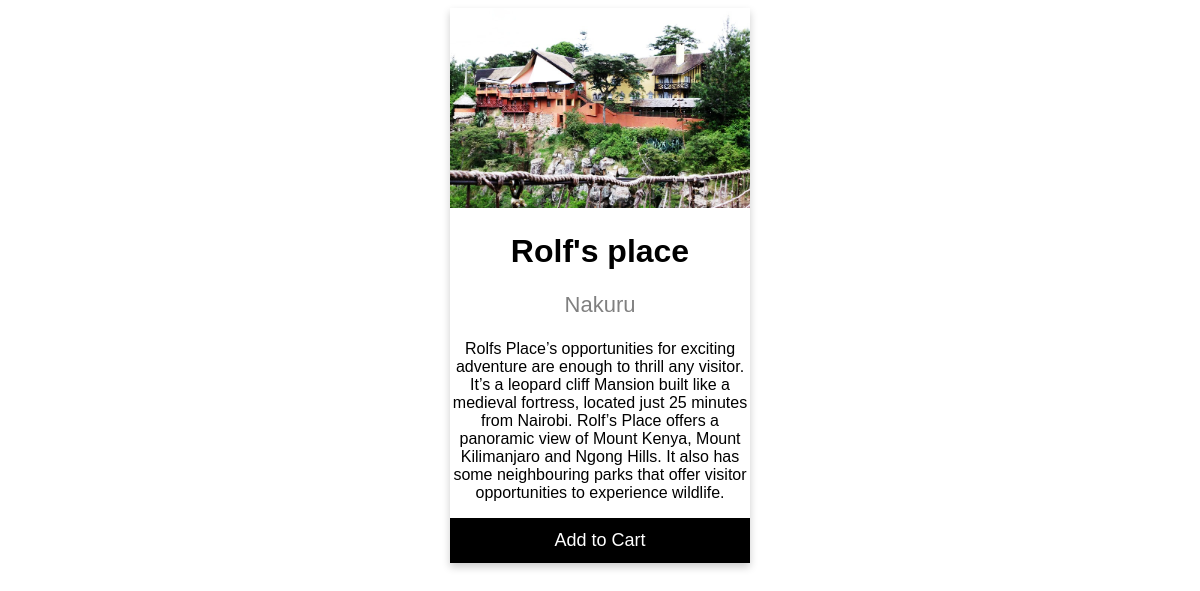
Screenshot of /attraction/4/ with the database file from the repository.
### core/models.py (models this page shows, shortened)
class Attraction(models.Model):
	county = models.ForeignKey(County, on_delete=models.CASCADE, related_name="attraction_location")
	name = models.CharField(max_length=30)
	description = models.CharField(max_length=1000)
	image = models.ImageField(upload_to="attractions")
	hotel = models.ManyToManyField(Hotel, related_name="attraction_hotels")

class County(models.Model):
	name = models.CharField(max_length=30, unique=True)
	def __str__(self):
		return self.name

### core/views.py (the view)
# urls.py: path('attraction/<int:pk>/', AttractionDetail.as_view(), name='attraction_detail'),
class AttractionDetail(DetailView):
	model=Attraction
	template_name="attraction.html"

### templates/attraction.html (shortened to what this page needs)
{% load static %}
<!DOCTYPE html>
<html lang="en">
	<head>
		<link rel="stylesheet" href="{% static 'style.css' %}" />
	</head>
	<body>
		<div class="card">
  <img src="{{attraction.image.url}}" alt="{{attraction.name}}" style="width:100%">
  <h1>{{attraction.name}}</h1>
  <p class="price">{{attraction.county}}</p>
  <p>{{attraction.description}}</p>
  <p><button>Add to Cart</button></p>
</div>
	</body>
</html>

### static/style.css (style rules this page uses)
.card { box-shadow: 0 4px 8px 0 rgba(0, 0, 0, 0.2); max-width: 300px; margin: auto; text-align: center; font-family: arial; }
.price { color: grey; font-size: 22px; }
.card button { border: none; outline: 0; padding: 12px; color: white; background-color: #000; text-align: center; cursor: pointer; width: 100%; font-size: 18px; }

### rows the page displays
Attraction: image (picture), name "Rolf's place", county "Nakuru", description "Rolfs Place’s opportunities for exciting adventure are enough to thrill any visitor. It’s a leopard cliff Mansion built like a medieval fortress, located just 25 minutes from Nairobi. Rolf’s Place offers a panoramic view of Mount Kenya, Mount Kilimanjaro and Ngong Hills. It also has some neighbouring parks that offer visitor opportunities to experience wildlife."
